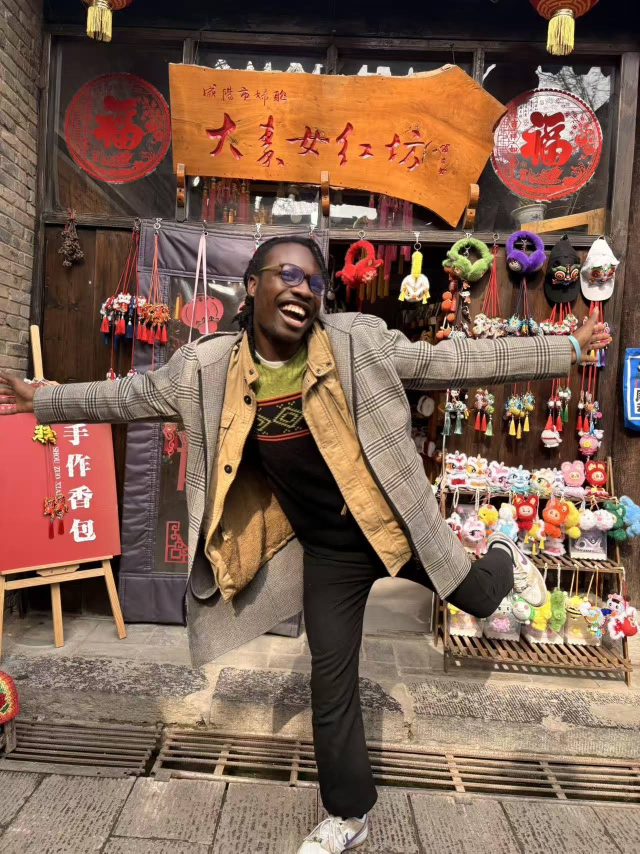
#> input picture Color_Thresholding/trial.JPG, 1280 x 1707 px (shown at 1/2 size)
$ jupyter execute color_threshold.ipynb
#> lines starting #> are read from the running program, lines starting #| are printed output that depends on the picture; after the words box and inside, x2 and y2 are one past the last pixel; in counts of white or black regions, pixels touching at a corner belong together
[cell 1]
import cv2
import numpy as np
import matplotlib.pyplot as plt

[cell 2]
# !pip install matplotlib

[cell 3]
image = cv2.imread("./trial.JPG")
#> image is the input picture: shape (1707, 1280, 3); mean B, G, R 81.6, 98.4, 128.3
rgb_image = cv2.cvtColor(image, cv2.COLOR_BGR2RGB)
hsv_image = cv2.cvtColor(image, cv2.COLOR_BGR2HSV)
#> hsv_image: shape (1707, 1280, 3); mean H, S, V 31.7, 100, 129.1

[cell 4]
plt.imshow(rgb_image) # will look bgr #if you want to

[cell 5]
lower_white = np.array([10,0,150])
upper_white = np.array([15,140,231])

[cell 6]
mask = cv2.inRange(hsv_image, lower_white, upper_white)
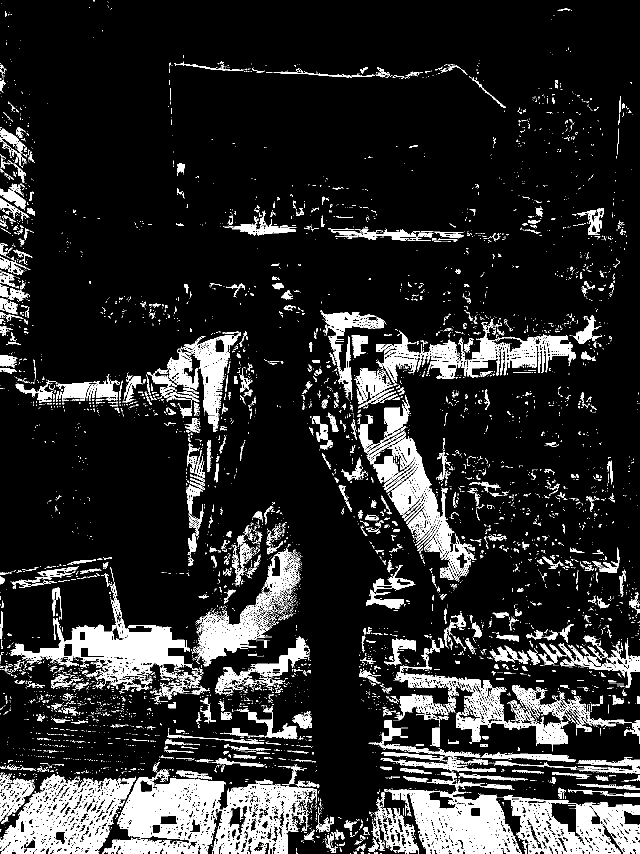
#> mask: shape (1707, 1280) (shown at 1/2 size); 14.4% white; 6577 white regions (5769 under 20 px), largest, box (x1, y1, x2, y2) and area: (205, 1538, 452, 1707) 22107, (0, 1549, 272, 1707) 20824, (21, 1171, 397, 1363) 18673

[cell 7]
plt.imshow(mask)

[cell 8]
black_hsv = np.uint8([[[120, 255, 0]]])
black_bgr = cv2.cvtColor(black_hsv, cv2.COLOR_HSV2BGR)[0][0]

[cell 9]
image_result = image.copy()

[cell 10]
image_result[mask>0] = black_bgr
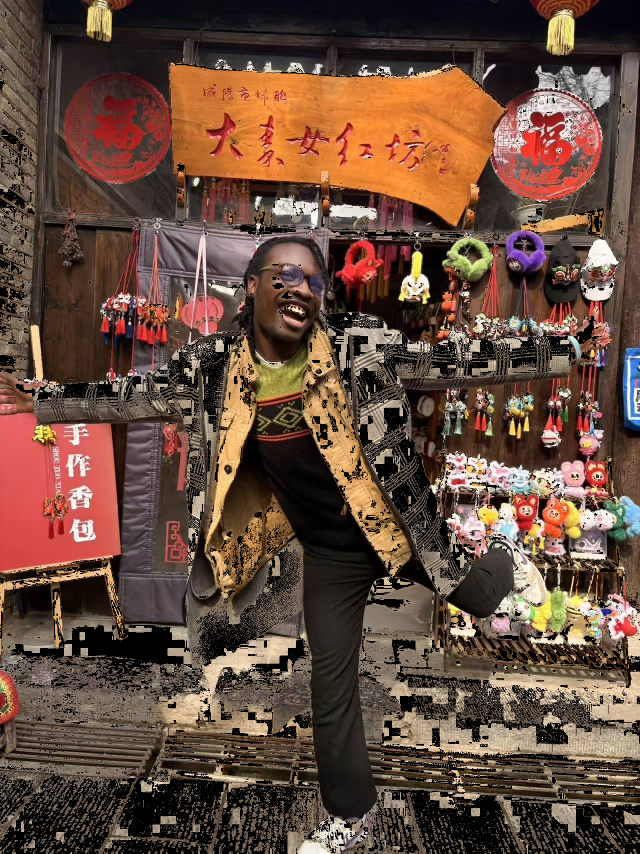
#> image_result: shape (1707, 1280, 3) (shown at 1/2 size); 14.41% of pixels changed, all inside (x1, y1, x2, y2) = (0, 0, 1280, 1707)

[cell 11]
image_result_rgb = cv2.cvtColor(image_result, cv2.COLOR_BGR2RGB)

[cell 12]
#plot

fig, axs = plt.subplots(1,3, figsize=(12,6))

axs[0].imshow(rgb_image)
axs[0].set_title("original image")
axs[0].axis('off')

axs[1].imshow(mask)
axs[1].set_title("Binary Mask ")
axs[1].axis('off')

axs[2].imshow(image_result_rgb)
axs[2].set_title("Binary Mask ")
axs[2].axis('off')

plt.tight_layout()
plt.show()
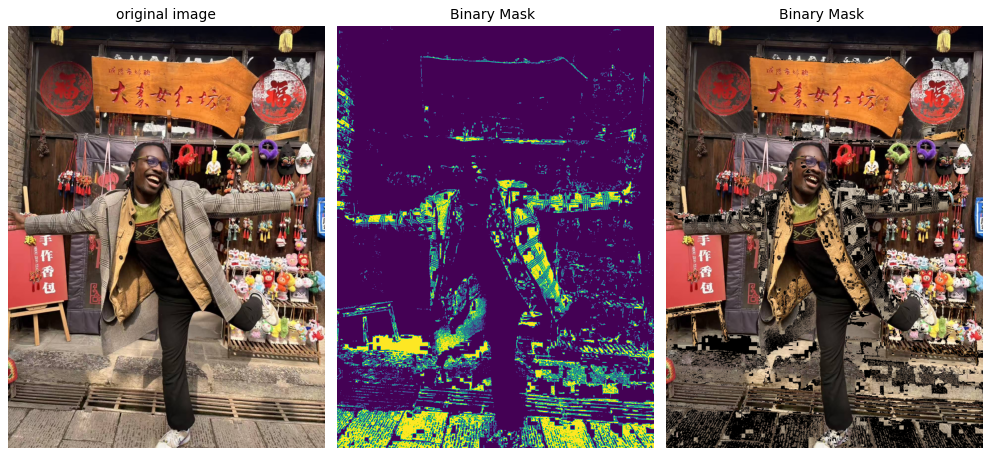
#> figure drawn by matplotlib, 3 panels
